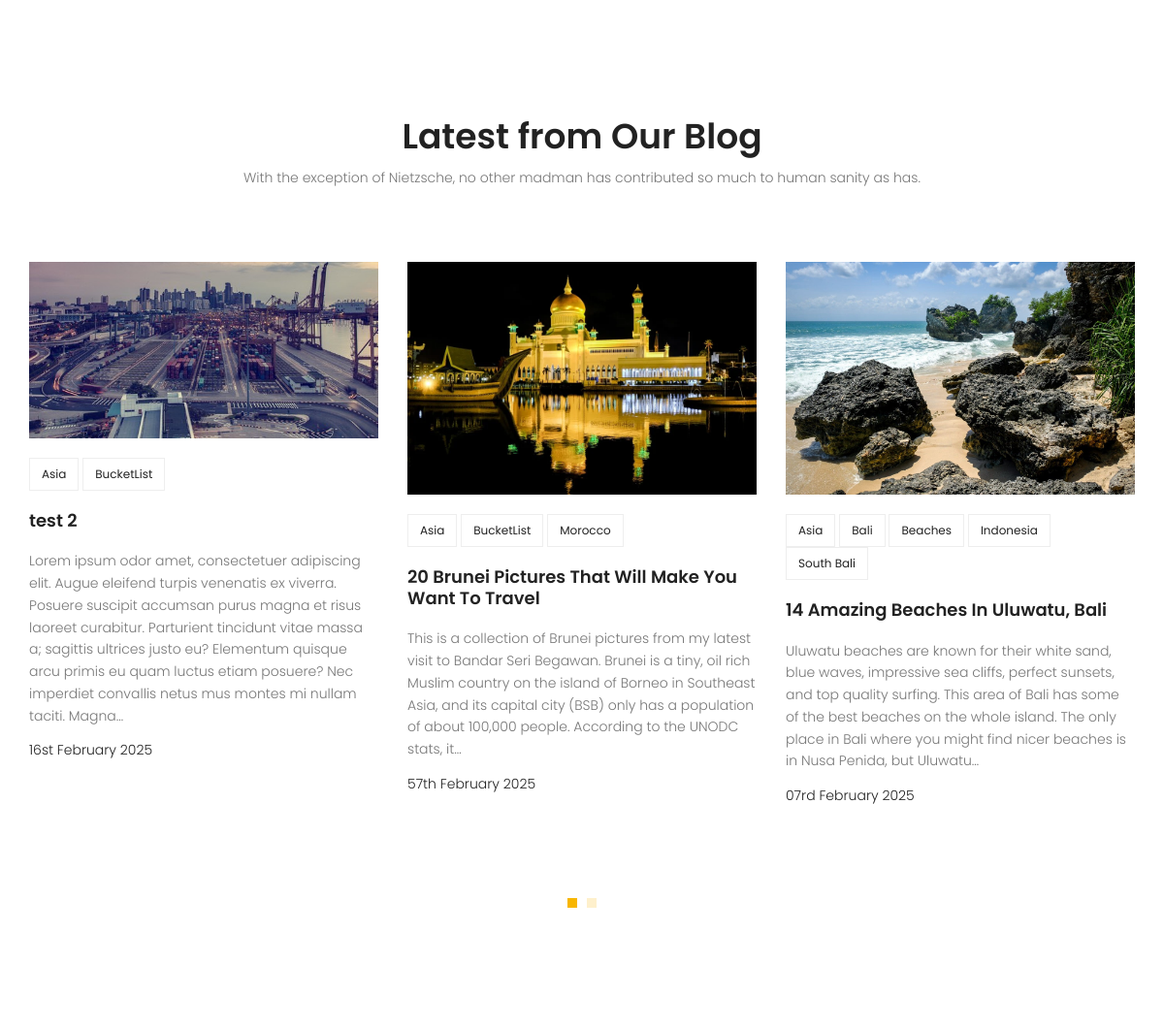
The app's page / (middle part), older data.
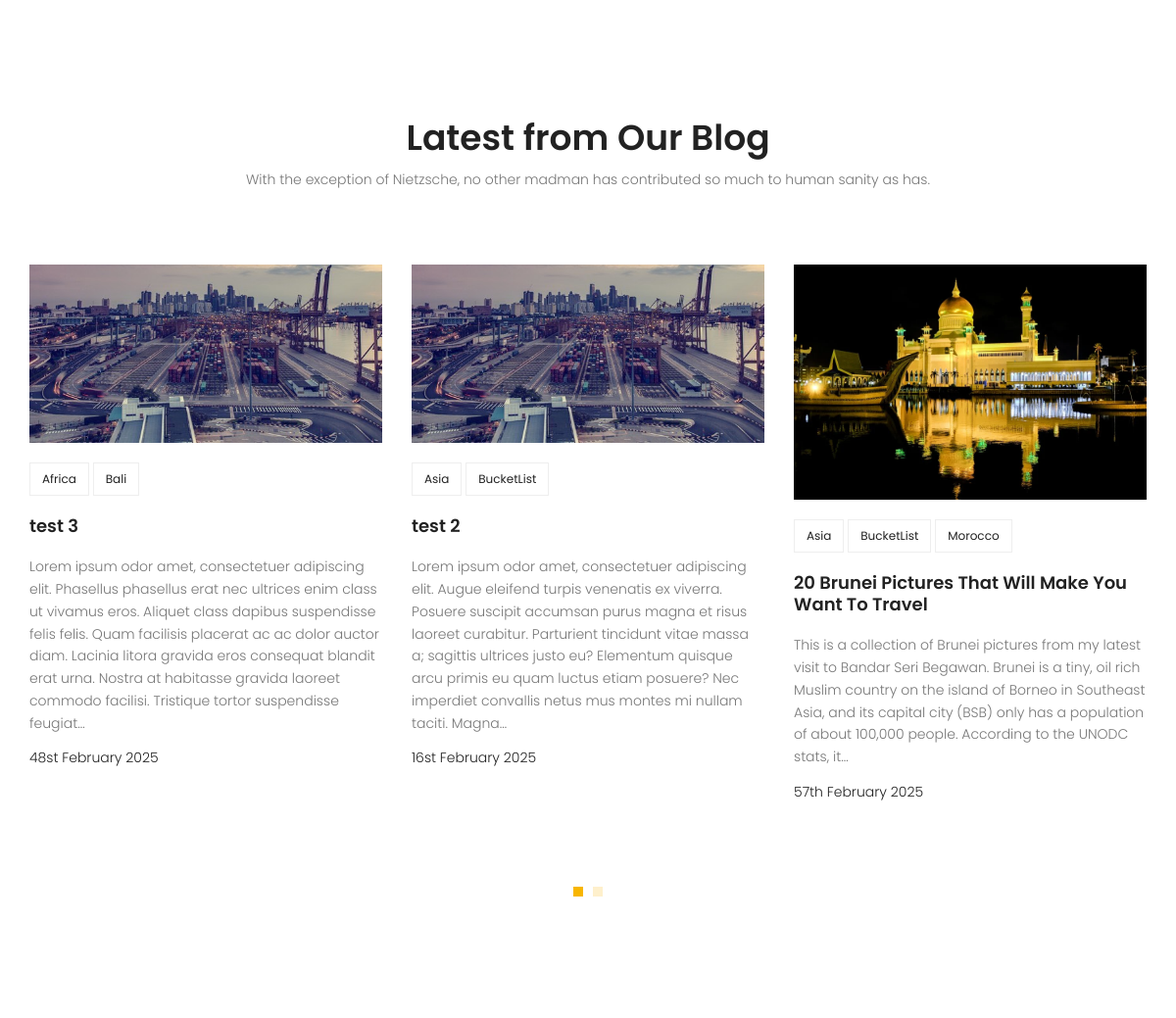
The same page, newer data.
### app_blog/models.py (models this page shows, shortened)
class blog(models.Model):
    image = models.ImageField(upload_to='blog', default='blog/blog_default.jpg')
    author = models.ForeignKey(User, on_delete=models.SET_NULL, null=True)
    title = models.CharField(max_length=255)
    content = models.TextField()
    category = models.ManyToManyField(category)
    counted_views = models.IntegerField(default=0)
    status = models.BooleanField(default=False)
    published_date = models.DateTimeField(null=True)
    created_date = models.DateField(auto_now_add=True)
    updated_date = models.DateTimeField(auto_now=True)
    @property
    def excert(self):
        return Truncator(self.content).words(50)

class category(models.Model):
    name = models.CharField(max_length=150, null=False)
    def __str__(self):
        return self.name

### app_blog/views.py (the view)
# urls.py: path('', views.home, name='home'),
def home(request):
    return render(request, 'app_blog/index.html')

### app_blog/templatetags/app_blog_tags.py (called while the page is built)
@register.filter(name='cu')
def custom_filter(value):
    return value[:8]

@register.inclusion_tag('app_blog/latestpost_num.html')
def latestpost_num(post_count):
    filters = Q(status=True, published_date__lte = timezone.now())
    posts = blog.objects.filter(filters).order_by('-pk')[:post_count]
    return {'posts':posts}

### app_blog/templates/app_blog/index.html (shortened to what this page needs)
{% extends 'app_blog/base.html' %}
{% load static %}
{% load app_blog_tags %}
{% block content %}
			{% latestpost_num 4 %}
{% endblock %}

### app_blog/templates/app_blog/latestpost_num.html
{% load static %}
<section class="recent-blog-area section-gap">
    <div class="container">
        <div class="row d-flex justify-content-center">
            <div class="menu-content pb-60 col-lg-9">
                <div class="title text-center">
                    <h1 class="mb-10">Latest from Our Blog</h1>
                    <p>With the exception of Nietzsche, no other madman has contributed so much to human sanity as has.</p>
                </div>
            </div>
        </div>
        <div class="row">
            <div class="active-recent-blog-carusel">
                {% for post in posts %}
                <div class="single-recent-blog-post item">
                    <div class="thumb">
                        <img class="img-fluid" src="{{post.image.url}}" alt="">
                    </div>
                    <div class="details">
                        <div class="tags">
                            <ul>
                                {% for cat in post.category.all %}
                                    <li>
                                        <a href="{% url 'app_blog:blog_home' cat=cat %}">{{ cat }}</a>
                                    </li>
                                {% endfor %}
                            </ul>
                        </div>
                        <a href="{% url 'app_blog:blog_detail' post.id %}"><h4 class="title">{{post.title}}</h4></a>
                        <p>
                            {{ post.excert }}
                        </p>
                        <h6 class="date">{{ post.published_date|date:"sS F Y" }}</h6>
                    </div>
                </div>
                {% endfor %}
            </div>
        </div>
    </div>
</section>

Row changes from the older to the newer data that the page shows:
no longer on this page (row edited): blog: image (picture), title "14 Amazing Beaches In Uluwatu, Bali", excert "Uluwatu beaches are known for their white sand, blue waves, impressive sea cliffs, perfect sunsets, and top quality surfing. This area of Bali has some of the best beaches on the whole island. The only place in Bali where you might find nicer beaches is in Nusa Penida, but Uluwatu…", published_date "07rd February 2025", category (name "Asia"), category (name "Bali")
no longer on this page (row unchanged): category: name "Beaches", shown under "14 Amazing Beaches In Uluwatu, Bali"
no longer on this page (row unchanged): category: name "Indonesia", shown under "14 Amazing Beaches In Uluwatu, Bali"
no longer on this page (row unchanged): category: name "South Bali", shown under "14 Amazing Beaches In Uluwatu, Bali"
added blog: image (placeholder picture), title "test 3", excert "Lorem ipsum odor amet, consectetuer adipiscing elit. Phasellus phasellus erat nec ultrices enim class ut vivamus eros. Aliquet class dapibus suspendisse felis felis. Quam facilisis placerat ac ac dolor auctor diam. Lacinia litora gravida eros consequat blandit erat urna. Nostra at habitasse gravida laoreet commodo facilisi. Tristique tortor suspendisse feugiat…", published_date "48st February 2025", category (name "Bali")
now on this page (row unchanged): category: name "Africa", shown under "test 3"
